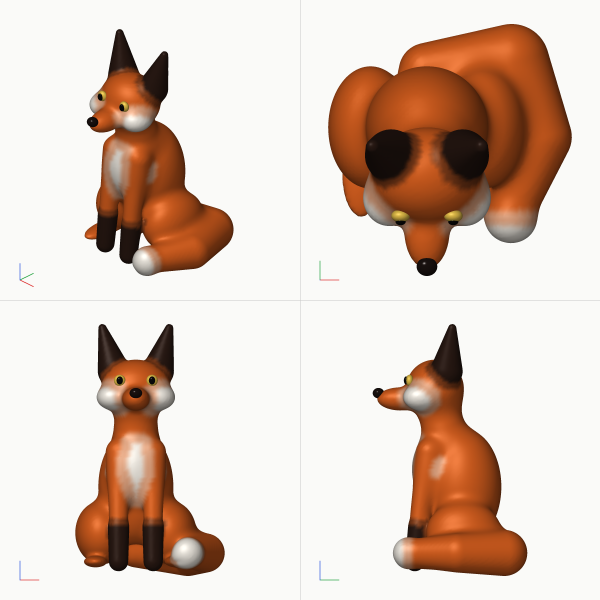
#> input picture bench/minds-eye/anchors/score2.png, 1200 x 1200 px (shown at 1/2 size)
$ python -i flux_img2img.py   (imports and definitions only)
#> lines starting #> are read from the running program, lines starting #| are printed output that depends on the picture
import argparse
import hashlib
import json
import os
import subprocess
import time
import urllib.parse
import urllib.request
import uuid

from PIL import Image

DATA = os.path.expanduser("~/gcad-datasets")
GENERATOR = "flux1-dev img2img (ComfyUI, spark)"
BG = (236, 236, 232)
STYLE = ("professional concept art of {subject}, single object centred on a plain light grey background, "
         "three-quarter view, vivid painterly digital illustration, rich colours and varied materials, "
         "clean game asset concept sheet style, no text")


# [6 lines left out: function prompt_for, not called in this run]


def flatten(src, dst, size=1024):
#> called with src = '../minds-eye/anchors/score2.png', dst = 'out.png', size = 1024
    im = Image.open(src).convert("RGBA")
    bg = Image.new("RGBA", im.size, BG + (255,))
    bg.alpha_composite(im)
    bg.convert("RGB").resize((size, size), Image.LANCZOS).save(dst)
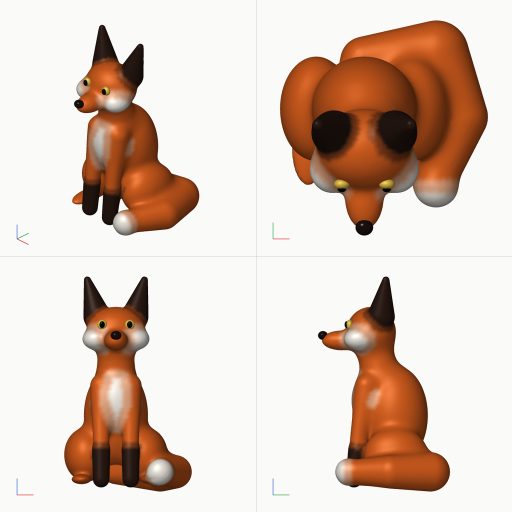
#> saved as out.png: PIL image 1024x1024 RGB (shown at 1/2 size); mean R, G, B 220.7, 202, 190.3


# [15 lines left out: function workflow, not called in this run]


class Comfy:
    # [10 lines left out: function __init__, not called in this run]

    def close(self):
        self.tunnel.terminate()

    # [59 lines left out: functions upload, run, main, not called in this run]


# [2 lines not run here, left out]

>>> result = flatten('../minds-eye/anchors/score2.png', 'out.png')
